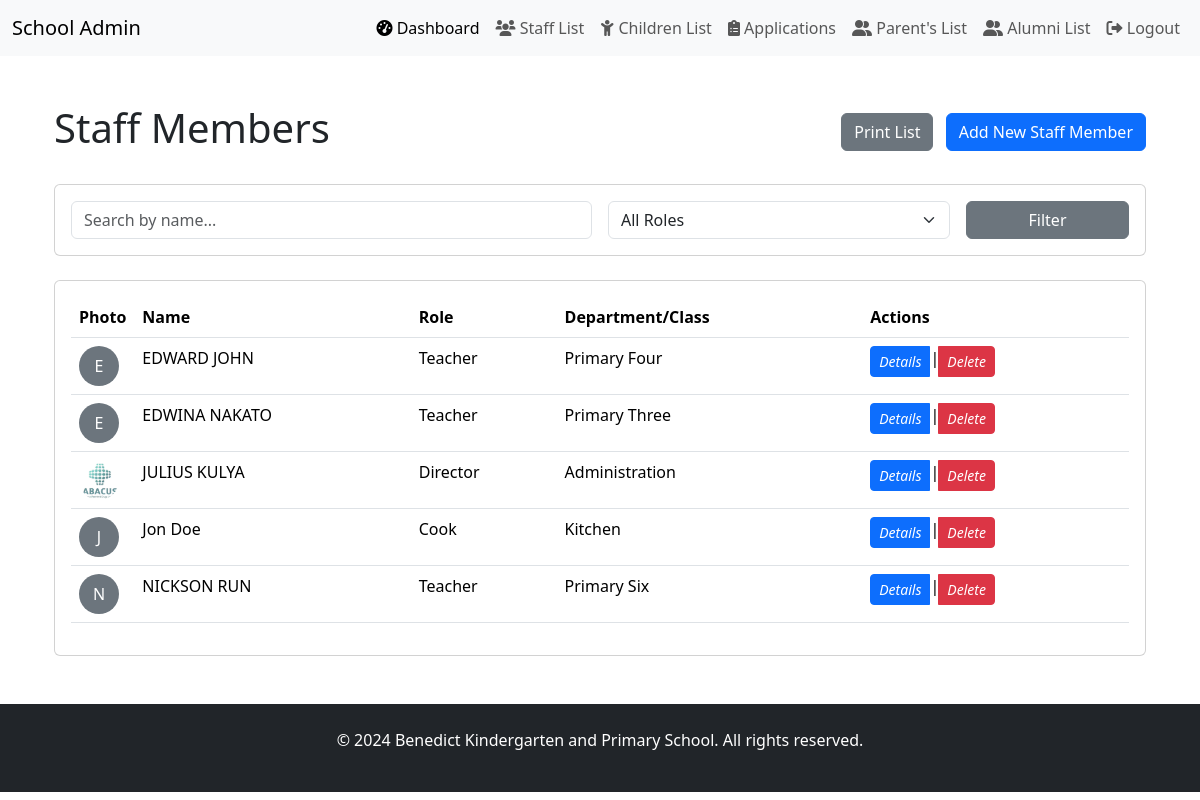
Page /benedict_school/staff/ (signed in) on the committed database.
### benedict_school/models.py (models this page shows, shortened)
class Staff(models.Model):
    ROLE_CHOICES = [
        ("teacher", "Teacher"),
        ("director", "Director"),
        ("cleaner", "Cleaner"),
        ("cook", "Cook"),
        ("admin", "Admin Staff"),
        ("librarian", "Librarian"),
        ("nurse", "School Nurse"),
        ("security", "Security"),
        ("other", "Other")
    ]
    CLASS_CHOICES = [
        ('nursery', 'Nursery'),
        ('primary_1', 'Primary One'),
        ('primary_2', 'Primary Two'),
        ('primary_3', 'Primary Three'),
        ('primary_4', 'Primary Four'),
        ('primary_5', 'Primary Five'),
        ('primary_6', 'Primary Six'),
    ]
    SUBJECT_CHOICES = [
        ('english', 'English'),
        ('mathematics', 'Mathematics'),
        ('science', 'Science'),
        ('social_studies', 'Social Studies'),
        ('literacy', 'Literacy'),
        ('literacy_1', 'Literacy 1'),
        ('literacy_1a', 'Literacy 1A'),
        ('literacy_1b', 'Literacy 1B'),
        ('religous_education', 'Religous Education'),
        ('reading', 'Reading'),
        ('luganda', 'Luganda'),
        ('learning_area_1_5', 'Learing Area 1-5')
    ]
    DEPARTMENT_CHOICES = [
        ('administration', 'Administration'),
        ('kitchen', 'Kitchen'),
        ('security', 'Security'),
        ('medical', 'Medical'),
        ('library', 'Library'),
        ('other', 'Other')
    ]
    phone_validator = RegexValidator(
        regex=r'^\+?1?\d{9,15}$',
        message="Phone number must be entered in the format: '+999999999'. Up to 15 digits allowed."
    )
    id_validator = RegexValidator(
        regex=r'^[A-Z0-9]{14}$',
        message="ID number must be 14 characters long and contain only uppercase letters and numbers."
    )
    name = models.CharField(
        max_length=100,
        help_text=_("Full name of the staff member")
    )
    sex = models.CharField(
        max_length=10,
        choices=[("male", "Male"), ("female", "Female")],
        default="male",
        help_text=_("Gender of the staff member")
    )
    date_of_birth = models.DateField(default=timezone.now,
        help_text=_("Date of birth of the staff member")
    )
    ID_number = models.CharField(
        max_length=14,
        unique=True,
        validators=[id_validator],
        help_text=_("National ID number or passport number")
    )
    email = models.EmailField(
        unique=True,
        help_text=_("Official email address")
    )
    tel_no = models.CharField(
        max_length=22,
        validators=[phone_validator],
        help_text=_("Contact phone number")
    )
    photo = models.ImageField(
        upload_to='staff_photos/',
        null=True,
        blank=True,
        help_text=_("Staff member's photograph")
    )
    address = models.TextField(default='',
        help_text=_("Physical address of residence")
    )
    emergency_contact_name = models.CharField(
        max_length=100, default='',
        help_text=_("Name of emergency contact person")
    )
    emergency_contact_relationship = models.CharField(
        max_length=50, default='',
        help_text=_("Relationship with emergency contact person")
    )
    emergency_contact_phone = models.CharField(
        max_length=22, default='',
        validators=[phone_validator],
        help_text=_("Emergency contact phone number")
    )
    role = models.CharField(
        max_length=50,
        choices=ROLE_CHOICES,
        default="teacher",
        help_text=_("Staff member's role in the school")
    )
    date_hired = models.DateField(
        auto_now_add=True,
        help_text=_("Date when staff member was hired")
    )
    last_updated = models.DateTimeField(
        auto_now=True,
        help_text=_("Last update timestamp")
    )
    employee_id = models.CharField(
        max_length=20,
        unique=True, default='',
        help_text=_("School-issued employee ID")
    )
    qualification = models.TextField( default='',
        help_text=_("Academic and professional qualifications")
    )
    certificates = models.FileField(
        upload_to='staff_certificates/',
        null=True,
        blank=True,
        help_text=_("Scanned copies of certificates")
    )
    years_of_experience = models.PositiveIntegerField(
        blank=True,
        null=True,
        help_text=_("Total years of professional experience")
    )
    class_name = models.CharField(
        max_length=50,
        choices=CLASS_CHOICES,
        blank=True,
        null=True,
        help_text=_("Primary class assigned to teacher")
    )
    subject_handled = models.CharField(
        max_length=50,
        choices=SUBJECT_CHOICES,
        null=True,
        blank=True,
        help_text=_("Subject taught by the teacher, only one subject allowed.")
    )
    department = models.CharField(
        max_length=100,
        choices=DEPARTMENT_CHOICES,
        blank=True,
        null=True,
        help_text=_("Department for non-teaching staff")
    )
    salary = models.DecimalField(
        max_digits=10,
        decimal_places=2,
        null=True,
        blank=True,
        help_text=_("Monthly salary amount")
    )
    bank_account_name = models.CharField(
        max_length=100, default='',
        help_text=_("Name as it appears on bank account")
    )
    bank_account_number = models.CharField(
        max_length=50, default='',
        help_text=_("Bank account number for salary payment")
    )
    bank_name = models.CharField(
        max_length=100, default='',
        help_text=_("Name of the bank")
    )
    class Meta:
        verbose_name = "Staff Member"
        verbose_name_plural = "Staff"
        ordering = ['name', 'role']
    @property
    def is_teaching_staff(self):
        return self.role in ["teacher"]

### benedict_school/views.py (the view)
# urls.py: path('staff/', views.staff_list, name='staff-list'),
@user_passes_test(is_admin, login_url='/admin-login/')
def staff_list(request):
    queryset = Staff.objects.all()
    search_query = request.GET.get('search')
    if search_query:
        queryset = queryset.filter(
            Q(name__icontains=search_query)
        )
    role = request.GET.get('role')
    if role:
        queryset = queryset.filter(role=role)
    paginator = Paginator(queryset, 10)
    page = request.GET.get('page')
    staff_members = paginator.get_page(page)
    context = {
        'staff_members': staff_members,
        'roles': Staff.ROLE_CHOICES,
    }
    return render(request, 'staff_list.html', context)

### benedict_school/context_processors.py (called while the page is built)
def google_maps_api_key(request):
    return {'GOOGLE_MAPS_API_KEY': getattr(settings, 'GOOGLE_MAPS_API_KEY', '')}

### benedict_school/views.py (called while the page is built)
def is_admin(user):
    return user.is_authenticated and user.is_staff  # Checks if user is admin

### benedict_school/templates/staff_list.html (shortened to what this page needs)
{% extends "base_staff.html" %}
{% load i18n %}
{% load static %}
{% load django_bootstrap5 %}
{% block staff_content %}
<div class="d-flex justify-content-between align-items-center mb-4">
    <h1>{% trans "Staff Members" %}</h1>
    <div>
        <button onclick="window.print()" class="btn btn-secondary me-2 no-print">
             Print List
        </button>
        <a href="{% url 'staff_create' %}" class="btn btn-primary no-print">
            {% trans "Add New Staff Member" %}
        </a>
    </div>
</div>
<div class="card mb-4 no-print">
    <div class="card-body">
        <form method="get" class="row g-3">
            <div class="col-md-6">
                <input type="text" name="search" class="form-control"
                    placeholder="Search by name..." value="{{ request.GET.search }}">
            </div>
            <div class="col-md-4">
                <select name="role" class="form-select">
                    <option value="">All Roles</option>
                </select>
            </div>
            <div class="col-md-2">
                <button type="submit" class="btn btn-secondary w-100">Filter</button>
            </div>
        </form>
    </div>
</div>
<div class="card">
    <div class="card-body">
        <div class="table-responsive">
            <table class="table table-hover">
                <thead>
                    <tr>
                        <th>Photo</th>
                        <th>Name</th>
                        <th>Role</th>
                        <th>Department/Class</th>
                        <th>Actions</th>
                    </tr>
                </thead>
                <tbody>
                    {% for staff_member in staff_members %}
                    <tr>
                        <td style="width: 50px;">
                            {% if staff_member.photo %}
                            <img src="{{ staff_member.photo.url }}"
                                 class="rounded-circle"
                                 style="width: 40px; height: 40px; object-fit: cover;"
                                 alt="{{ staff_member.name }}">
                            {% else %}
                            <div class="bg-secondary rounded-circle d-flex align-items-center justify-content-center"
                                 style="width: 40px; height: 40px;">
                                <span class="text-white">{{ staff_member.name|make_list|first }}</span>
                            </div>
                            {% endif %}
                        </td>
                        <td>{{ staff_member.name }}</td>
                        <td>{{ staff_member.get_role_display }}</td>
                        <td>
                            {% if staff_member.is_teaching_staff %}
                                {{ staff_member.get_class_name_display }}
                            {% else %}
                                {{ staff_member.get_department_display }}
                            {% endif %}
                        </td>
                        <td class="no-print">
                            <div class="btn-group" role="group">
                                <a href="{% url 'staff_detail' pk=staff_member.pk %}"
                                   class="btn btn-sm btn-primary">
                                    <i class="bi bi-eye">Details</i>
                                </a> |
                                <a href="{% url 'staff_delete' pk=staff_member.pk %}"
                                   class="btn btn-sm btn-danger">
                                    <i class="bi bi-trash">Delete</i>
                                </a>
                            </div>
                        </td>
                    </tr>
                    {% empty %}
                    <tr>
                        <td colspan="6" class="text-center">No staff members found.</td>
                    </tr>
                    {% endfor %}
                </tbody>
            </table>
        </div>
    </div>
</div>
{% endblock %}

### rows in the picture
Staff: name|make_list "E", name "EDWARD JOHN", role "Teacher", class_name "Primary Four"
Staff: name|make_list "E", name "EDWINA NAKATO", role "Teacher", class_name "Primary Three"
Staff: photo (picture), name "JULIUS KULYA", role "Director", department "Administration"
Staff: name|make_list "J", name "Jon Doe", role "Cook", department "Kitchen"
Staff: name|make_list "N", name "NICKSON RUN", role "Teacher", class_name "Primary Six"
